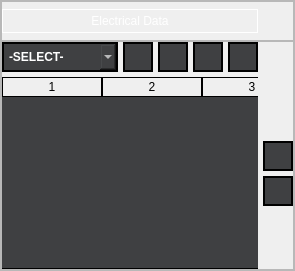
                  <widget class="QFrame" name="frame_12">
                   <property name="styleSheet">
                    <string notr="true"/>
                   </property>
                   <property name="frameShape">
                    <enum>QFrame::StyledPanel</enum>
                   </property>
                   <property name="frameShadow">
                    <enum>QFrame::Raised</enum>
                   </property>
                   <layout class="QVBoxLayout" name="verticalLayout_5">
                    <property name="spacing">
                     <number>0</number>
                    </property>
                    <property name="leftMargin">
                     <number>0</number>
                    </property>
                    <property name="topMargin">
                     <number>0</number>
                    </property>
                    <property name="rightMargin">
                     <number>0</number>
                    </property>
                    <property name="bottomMargin">
                     <number>0</number>
                    </property>
                    <item>
                     <widget class="QFrame" name="frame_16">
                      <property name="maximumSize">
                       <size>
                        <width>16777215</width>
                        <height>50</height>
                       </size>
                      </property>
                      <property name="styleSheet">
                       <string notr="true"/>
                      </property>
                      <property name="frameShape">
                       <enum>QFrame::StyledPanel</enum>
                      </property>
                      <property name="frameShadow">
                       <enum>QFrame::Raised</enum>
                      </property>
                      <layout class="QGridLayout" name="gridLayout_11">
                       <property name="leftMargin">
                        <number>0</number>
                       </property>
                       <property name="topMargin">
                        <number>7</number>
                       </property>
                       <property name="rightMargin">
                        <number>0</number>
                       </property>
                       <property name="bottomMargin">
                        <number>7</number>
                       </property>
                       <property name="spacing">
                        <number>0</number>
                       </property>
                       <item row="0" column="0" colspan="2">
                        <widget class="QLabel" name="label_5">
                         <property name="styleSheet">
                          <string notr="true">color: rgb(255, 255, 255);
border:1px solid white;
font: 600 12pt &quot;Segoe UI&quot;;
padding:4px 0px 4px 0px;
</string>
                         </property>
                         <property name="text">
                          <string>Electrical Data</string>
                         </property>
                         <property name="alignment">
                          <set>Qt::AlignCenter</set>
                         </property>
                        </widget>
                       </item>
                       <item row="0" column="2">
                        <spacer name="horizontalSpacer_2">
                         <property name="orientation">
                          <enum>Qt::Horizontal</enum>
                         </property>
                         <property name="sizeType">
                          <enum>QSizePolicy::Maximum</enum>
                         </property>
                         <property name="sizeHint" stdset="0">
                          <size>
                           <width>35</width>
                           <height>20</height>
                          </size>
                         </property>
                        </spacer>
                       </item>
                      </layout>
                     </widget>
                    </item>
                    <item>
                     <widget class="QFrame" name="frame_17">
                      <property name="styleSheet">
                       <string notr="true"/>
                      </property>
                      <property name="frameShape">
                       <enum>QFrame::StyledPanel</enum>
                      </property>
                      <property name="frameShadow">
                       <enum>QFrame::Raised</enum>
                      </property>
                      <layout class="QGridLayout" name="gridLayout_13">
                       <property name="leftMargin">
                        <number>0</number>
                       </property>
                       <property name="topMargin">
                        <number>0</number>
                       </property>
                       <property name="rightMargin">
                        <number>0</number>
                       </property>
                       <property name="bottomMargin">
                        <number>0</number>
                       </property>
                       <property name="spacing">
                        <number>5</number>
                       </property>
                       <item row="1" column="0" rowspan="4" colspan="9">
                        <widget class="QTableWidget" name="e_tableWidget">
                         <property name="styleSheet">
                          <string notr="true">
 QTableWidget{
 background-color: rgba(63,64,66,255);
border:none;
border-bottom:1px solid black;
selection-background-color:none;
}
QTableWidget::item
 {

border-left:1px  solid black;
border-bottom:1px  solid black;
color:white;

}

QTableView::item:selected{
    background-color:  rgba(63,64,66,255);
}
 QTableView::item:focus
{
   selection-background-color: rgba(63,64,66,255);
}
QHeaderView{
	font: 700 9pt &quot;Segoe UI&quot;;
color:black;
}
QHeaderView::section{
border-bottom:1px solid black;

}
QHeaderView::section:horizontal
{

    border: 1px solid black;
}</string>
                         </property>
                         <property name="frameShape">
                          <enum>QFrame::Box</enum>
                         </property>
                         <property name="horizontalScrollBarPolicy">
                          <enum>Qt::ScrollBarAlwaysOff</enum>
                         </property>
                         <property name="editTriggers">
                          <set>QAbstractItemView::DoubleClicked</set>
                         </property>
                         <property name="tabKeyNavigation">
                          <bool>false</bool>
                         </property>
                         <property name="showDropIndicator" stdset="0">
                          <bool>false</bool>
                         </property>
                         <property name="dragDropOverwriteMode">
                          <bool>false</bool>
                         </property>
                         <property name="dragDropMode">
                          <enum>QAbstractItemView::NoDragDrop</enum>
                         </property>
                         <property name="defaultDropAction">
                          <enum>Qt::IgnoreAction</enum>
                         </property>
                         <property name="alternatingRowColors">
                          <bool>false</bool>
                         </property>
                         <property name="selectionMode">
                          <enum>QAbstractItemView::SingleSelection</enum>
                         </property>
                         <property name="selectionBehavior">
                          <enum>QAbstractItemView::SelectRows</enum>
                         </property>
                         <property name="textElideMode">
                          <enum>Qt::ElideMiddle</enum>
                         </property>
                         <property name="showGrid">
                          <bool>true</bool>
                         </property>
                         <property name="gridStyle">
                          <enum>Qt::SolidLine</enum>
                         </property>
                         <property name="wordWrap">
                          <bool>false</bool>
                         </property>
                         <property name="rowCount">
                          <number>0</number>
                         </property>
                         <property name="columnCount">
                          <number>3</number>
                         </property>
                         <attribute name="horizontalHeaderVisible">
                          <bool>true</bool>
                         </attribute>
                         <attribute name="horizontalHeaderDefaultSectionSize">
                          <number>100</number>
                         </attribute>
                         <attribute name="horizontalHeaderHighlightSections">
                          <bool>false</bool>
                         </attribute>
                         <attribute name="horizontalHeaderStretchLastSection">
                          <bool>true</bool>
                         </attribute>
                         <attribute name="verticalHeaderVisible">
                          <bool>false</bool>
                         </attribute>
                         <attribute name="verticalHeaderMinimumSectionSize">
                          <number>20</number>
                         </attribute>
                         <attribute name="verticalHeaderDefaultSectionSize">
                          <number>25</number>
                         </attribute>
                         <attribute name="verticalHeaderHighlightSections">
                          <bool>true</bool>
                         </attribute>
                         <column/>
                         <column/>
                         <column/>
                        </widget>
                       </item>
                       <item row="2" column="9">
                        <widget class="QPushButton" name="e_up_button">
                         <property name="sizePolicy">
                          <sizepolicy hsizetype="Minimum" vsizetype="Ignored">
                           <horstretch>0</horstretch>
                           <verstretch>0</verstretch>
                          </sizepolicy>
                         </property>
                         <property name="maximumSize">
                          <size>
                           <width>30</width>
                           <height>30</height>
                          </size>
                         </property>
                         <property name="cursor">
                          <cursorShape>PointingHandCursor</cursorShape>
                         </property>
                         <property name="styleSheet">
                          <string notr="true">#e_up_button{background-color: rgba(63,64,66,255);
border:2px solid black;
	image: url(resources/style/icons/top.ico);
padding:2px;
color: rgb(0, 0, 0);}
#e_up_button:hover{
	
background-color:rgba(32,33,36,255);
}
</string>
                         </property>
                         <property name="text">
                          <string/>
                         </property>
                         <property name="iconSize">
                          <size>
                           <width>22</width>
                           <height>22</height>
                          </size>
                         </property>
                        </widget>
                       </item>
                       <item row="3" column="9">
                        <widget class="QPushButton" name="e_dn_button">
                         <property name="maximumSize">
                          <size>
                           <width>30</width>
                           <height>30</height>
                          </size>
                         </property>
                         <property name="cursor">
                          <cursorShape>PointingHandCursor</cursorShape>
                         </property>
                         <property name="styleSheet">
                          <string notr="true">#e_dn_button{background-color: rgba(63,64,66,255);
border:2px solid black;
	image: url(resources/style/icons/bottom.ico);
padding:2px;
color: rgb(0, 0, 0);}
#e_dn_button:hover{

background-color:rgba(32,33,36,255);
}</string>
                         </property>
                         <property name="text">
                          <string/>
                         </property>
                         <property name="iconSize">
                          <size>
                           <width>22</width>
                           <height>22</height>
                          </size>
                         </property>
                        </widget>
                       </item>
                       <item row="0" column="8">
                        <widget class="QPushButton" name="e_save">
                         <property name="maximumSize">
                          <size>
                           <width>30</width>
                           <height>30</height>
                          </size>
                         </property>
                         <property name="cursor">
                          <cursorShape>PointingHandCursor</cursorShape>
                         </property>
                         <property name="styleSheet">
                          <string notr="true">#e_save{background-color: rgba(63,64,66,255);
border:2px solid black;
	image: url(resources/style/icons/save.ico);
padding:2px;
color: rgb(0, 0, 0);}
#e_save:hover{
	
background-color:rgba(32,33,36,255);
}</string>
                         </property>
                         <property name="text">
                          <string/>
                         </property>
                         <property name="iconSize">
                          <size>
                           <width>20</width>
                           <height>20</height>
                          </size>
                         </property>
                        </widget>
                       </item>
                       <item row="0" column="7">
                        <widget class="QPushButton" name="e_default">
                         <property name="maximumSize">
                          <size>
                           <width>30</width>
                           <height>30</height>
                          </size>
                         </property>
                         <property name="cursor">
                          <cursorShape>PointingHandCursor</cursorShape>
                         </property>
                         <property name="styleSheet">
                          <string notr="true">#e_default{background-color: rgba(63,64,66,255);
border:2px solid black;
		image: url(resources/style/icons/r.ico);
padding:2px;
color: rgb(0, 0, 0);}
#e_default:hover{
	
background-color:rgba(32,33,36,255);
}</string>
                         </property>
                         <property name="text">
                          <string/>
                         </property>
                         <property name="iconSize">
                          <size>
                           <width>20</width>
                           <height>20</height>
                          </size>
                         </property>
                        </widget>
                       </item>
                       <item row="0" column="6">
                        <widget class="QPushButton" name="e_del_text">
                         <property name="maximumSize">
                          <size>
                           <width>30</width>
                           <height>30</height>
                          </size>
                         </property>
                         <property name="cursor">
                          <cursorShape>PointingHandCursor</cursorShape>
                         </property>
                         <property name="styleSheet">
                          <string notr="true">#e_del_text{background-color: rgba(63,64,66,255);
border:2px solid black;
	image: url(resources/style/icons/del.ico);
padding:2px;
color: rgb(0, 0, 0);}
#e_del_text:hover{

background-color:rgba(32,33,36,255);

}</string>
                         </property>
                         <property name="text">
                          <string/>
                         </property>
                         <property name="iconSize">
                          <size>
                           <width>20</width>
                           <height>20</height>
                          </size>
                         </property>
                        </widget>
                       </item>
                       <item row="0" column="5">
                        <widget class="QPushButton" name="e_add_text">
                         <property name="maximumSize">
                          <size>
                           <width>30</width>
                           <height>30</height>
                          </size>
                         </property>
                         <property name="cursor">
                          <cursorShape>PointingHandCursor</cursorShape>
                         </property>
                         <property name="styleSheet">
                          <string notr="true">#e_add_text{background-color: rgba(63,64,66,255);
border:2px solid black;
	image: url(resources/style/icons/plus.ico);
padding:2px;
color: rgb(0, 0, 0);}
#e_add_text:hover{
	
background-color:rgba(32,33,36,255);
}</string>
                         </property>
                         <property name="text">
                          <string/>
                         </property>
                         <property name="iconSize">
                          <size>
                           <width>20</width>
                           <height>20</height>
                          </size>
                         </property>
                        </widget>
                       </item>
                       <item row="0" column="0" colspan="5">
                        <widget class="QComboBox" name="e_comboBox">
                         <property name="styleSheet">
                          <string notr="true">QComboBox#e_comboBox{
    border:                 none;
 background-color: rgba(63,64,66,255);
color:                      white;
    font-weight:            bold;
    padding:                    5px;

border:2px solid black;
}
QComboBox#e_comboBox:hover{

background-color:rgba(32,33,36,255);

}
QListView{
    border:                 none;
    color:                     white;
    background-color: rgba(63,64,66,255);
    font-weight:            bold;
    selection-background-color: rgb(0, 144, 196);
    show-decoration-selected: 1;
    margin-left:                -10px;
    padding-left    :           15px;
}
QListView::item:hover{

    background-color:   rgb(0, 144, 196);
    border:                 none;
}
</string>
                         </property>
                         <property name="maxVisibleItems">
                          <number>8</number>
                         </property>
                         <property name="maxCount">
                          <number>20</number>
                         </property>
                         <property name="insertPolicy">
                          <enum>QComboBox::InsertAfterCurrent</enum>
                         </property>
                         <property name="minimumContentsLength">
                          <number>1</number>
                         </property>
                         <property name="frame">
                          <bool>true</bool>
                         </property>
                         <item>
                          <property name="text">
                           <string>-SELECT-</string>
                          </property>
                         </item>
                         <item>
                          <property name="text">
                           <string>ICCID</string>
                          </property>
                         </item>
                         <item>
                          <property name="text">
                           <string extracomment="Internaltional Mobile Subscriber Identity">IMSI</string>
                          </property>
                         </item>
                         <item>
                          <property name="text">
                           <string>   ACC</string>
                          </property>
                         </item>
                         <item>
                          <property name="text">
                           <string>   PIN1</string>
                          </property>
                         </item>
                         <item>
                          <property name="text">
                           <string>   PUK1</string>
                          </property>
                         </item>
                         <item>
                          <property name="text">
                           <string>   PIN2</string>
                          </property>
                         </item>
                         <item>
                          <property name="text">
                           <string>   PUK2</string>
                          </property>
                         </item>
                         <item>
                          <property name="text">
                           <string>   KI</string>
                          </property>
                         </item>
                         <item>
                          <property name="text">
                           <string>   EKI</string>
                          </property>
                         </item>
                         <item>
                          <property name="text">
                           <string>   ADM1</string>
                          </property>
                         </item>
                         <item>
                          <property name="text">
                           <string>   ADM6</string>
                          </property>
                         </item>
                         <item>
                          <property name="text">
                           <string>   OPC</string>
                          </property>
                         </item>
                        </widget>
                       </item>
                      </layout>
                     </widget>
                    </item>
                   </layout>
                  </widget>
